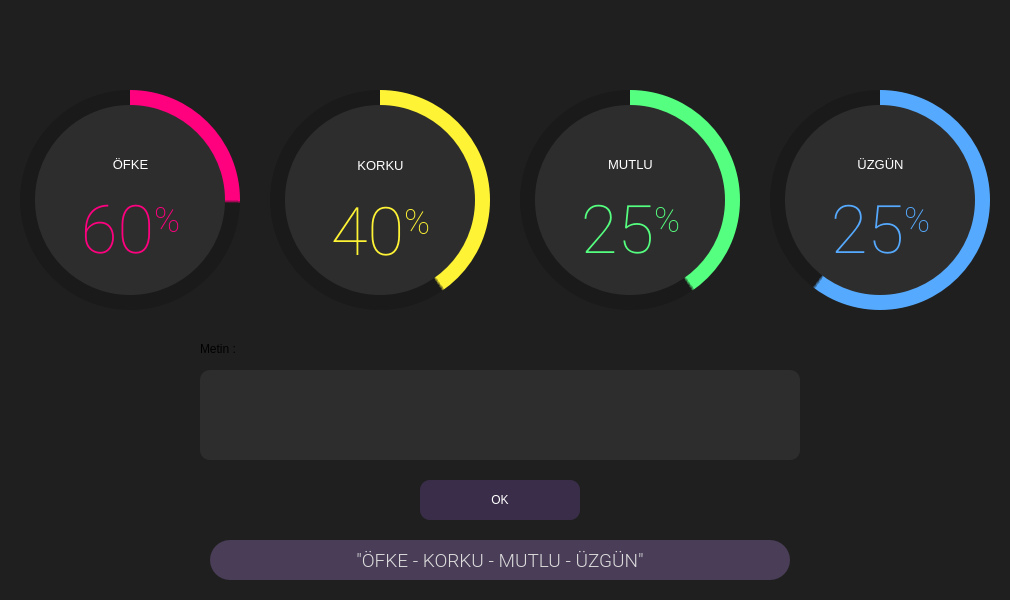
<?xml version="1.0" encoding="UTF-8"?>
<ui version="4.0">
 <class>MainWindow</class>
 <widget class="QMainWindow" name="MainWindow">
  <property name="geometry">
   <rect>
    <x>0</x>
    <y>0</y>
    <width>1010</width>
    <height>600</height>
   </rect>
  </property>
  <property name="minimumSize">
   <size>
    <width>1010</width>
    <height>600</height>
   </size>
  </property>
  <property name="maximumSize">
   <size>
    <width>1010</width>
    <height>600</height>
   </size>
  </property>
  <property name="windowTitle">
   <string>Emotion Analysis</string>
  </property>
  <property name="styleSheet">
   <string notr="true">background-color: rgb(31, 31, 31);</string>
  </property>
  <widget class="QWidget" name="centralwidget">
   <widget class="QFrame" name="circularProgressBar_Main">
    <property name="geometry">
     <rect>
      <x>10</x>
      <y>80</y>
      <width>240</width>
      <height>240</height>
     </rect>
    </property>
    <property name="styleSheet">
     <string notr="true">background-color: none;</string>
    </property>
    <property name="frameShape">
     <enum>QFrame::NoFrame</enum>
    </property>
    <property name="frameShadow">
     <enum>QFrame::Raised</enum>
    </property>
    <widget class="QFrame" name="circularProgressAngry">
     <property name="geometry">
      <rect>
       <x>10</x>
       <y>10</y>
       <width>220</width>
       <height>220</height>
      </rect>
     </property>
     <property name="styleSheet">
      <string notr="true">QFrame{
	border-radius: 110px;	
	background-color: qconicalgradient(cx:0.5, cy:0.5, angle:90, stop:0.750 rgba(255, 0, 127, 255), stop:0.745 rgba(255, 255, 255, 0));
}</string>
     </property>
     <property name="frameShape">
      <enum>QFrame::StyledPanel</enum>
     </property>
     <property name="frameShadow">
      <enum>QFrame::Raised</enum>
     </property>
    </widget>
    <widget class="QFrame" name="circularBg">
     <property name="geometry">
      <rect>
       <x>10</x>
       <y>10</y>
       <width>220</width>
       <height>220</height>
      </rect>
     </property>
     <property name="styleSheet">
      <string notr="true">QFrame{
	border-radius: 110px;	
	background-color: rgba(18, 18, 18, 100);
}</string>
     </property>
     <property name="frameShape">
      <enum>QFrame::StyledPanel</enum>
     </property>
     <property name="frameShadow">
      <enum>QFrame::Raised</enum>
     </property>
    </widget>
    <widget class="QFrame" name="circularContainer">
     <property name="geometry">
      <rect>
       <x>25</x>
       <y>25</y>
       <width>190</width>
       <height>190</height>
      </rect>
     </property>
     <property name="baseSize">
      <size>
       <width>0</width>
       <height>0</height>
      </size>
     </property>
     <property name="styleSheet">
      <string notr="true">QFrame{
	border-radius: 95px;	
	background-color: rgb(45, 45, 45);
}</string>
     </property>
     <property name="frameShape">
      <enum>QFrame::StyledPanel</enum>
     </property>
     <property name="frameShadow">
      <enum>QFrame::Raised</enum>
     </property>
     <widget class="QWidget" name="layoutWidget">
      <property name="geometry">
       <rect>
        <x>10</x>
        <y>40</y>
        <width>171</width>
        <height>125</height>
       </rect>
      </property>
      <layout class="QGridLayout" name="infoLayout">
       <item row="1" column="0">
        <widget class="QLabel" name="labelPercentageAngry">
         <property name="font">
          <font>
           <family>Roboto Thin</family>
           <pointsize>30</pointsize>
          </font>
         </property>
         <property name="styleSheet">
          <string notr="true">color: rgb(255, 0, 127, 255); padding: 0px; background-color: none;</string>
         </property>
         <property name="text">
          <string>&lt;p align=&quot;center&quot;&gt;&lt;span style=&quot; font-size:50pt;&quot;&gt;60&lt;/span&gt;&lt;span style=&quot; font-size:40pt; vertical-align:super;&quot;&gt;%&lt;/span&gt;&lt;/p&gt;</string>
         </property>
         <property name="alignment">
          <set>Qt::AlignCenter</set>
         </property>
         <property name="indent">
          <number>-1</number>
         </property>
        </widget>
       </item>
       <item row="0" column="0">
        <widget class="QLabel" name="labelAplicationName">
         <property name="font">
          <font>
           <family>Segoe UI</family>
           <pointsize>10</pointsize>
          </font>
         </property>
         <property name="styleSheet">
          <string notr="true">color: #FFFFFF; background-color: none;</string>
         </property>
         <property name="text">
          <string>&lt;html&gt;&lt;head/&gt;&lt;body&gt;&lt;p&gt;ÖFKE&lt;/p&gt;&lt;/body&gt;&lt;/html&gt;</string>
         </property>
         <property name="alignment">
          <set>Qt::AlignCenter</set>
         </property>
        </widget>
       </item>
      </layout>
     </widget>
    </widget>
    <zorder>circularBg</zorder>
    <zorder>circularProgressAngry</zorder>
    <zorder>circularContainer</zorder>
   </widget>
   <widget class="QFrame" name="circularProgressBar_Main_2">
    <property name="geometry">
     <rect>
      <x>260</x>
      <y>80</y>
      <width>240</width>
      <height>240</height>
     </rect>
    </property>
    <property name="styleSheet">
     <string notr="true">background-color: none;</string>
    </property>
    <property name="frameShape">
     <enum>QFrame::NoFrame</enum>
    </property>
    <property name="frameShadow">
     <enum>QFrame::Raised</enum>
    </property>
    <widget class="QFrame" name="circularProgressFear">
     <property name="geometry">
      <rect>
       <x>10</x>
       <y>10</y>
       <width>220</width>
       <height>220</height>
      </rect>
     </property>
     <property name="styleSheet">
      <string notr="true">QFrame{
	border-radius: 110px;	
	background-color: qconicalgradient(cx:0.5, cy:0.5, angle:90, stop:0.600 rgba(255, 243, 53, 255), stop:0.595 rgba(255, 255, 255, 0));
}</string>
     </property>
     <property name="frameShape">
      <enum>QFrame::StyledPanel</enum>
     </property>
     <property name="frameShadow">
      <enum>QFrame::Raised</enum>
     </property>
    </widget>
    <widget class="QFrame" name="circularBg_2">
     <property name="geometry">
      <rect>
       <x>10</x>
       <y>10</y>
       <width>220</width>
       <height>220</height>
      </rect>
     </property>
     <property name="styleSheet">
      <string notr="true">QFrame{
	border-radius: 110px;	
	background-color: rgba(18, 18, 18, 100);
}</string>
     </property>
     <property name="frameShape">
      <enum>QFrame::StyledPanel</enum>
     </property>
     <property name="frameShadow">
      <enum>QFrame::Raised</enum>
     </property>
    </widget>
    <widget class="QFrame" name="circularContainer_2">
     <property name="geometry">
      <rect>
       <x>25</x>
       <y>25</y>
       <width>190</width>
       <height>190</height>
      </rect>
     </property>
     <property name="baseSize">
      <size>
       <width>0</width>
       <height>0</height>
      </size>
     </property>
     <property name="styleSheet">
      <string notr="true">QFrame{
	border-radius: 95px;	
	background-color: rgb(45, 45, 45);
}</string>
     </property>
     <property name="frameShape">
      <enum>QFrame::StyledPanel</enum>
     </property>
     <property name="frameShadow">
      <enum>QFrame::Raised</enum>
     </property>
     <widget class="QWidget" name="layoutWidget_2">
      <property name="geometry">
       <rect>
        <x>10</x>
        <y>40</y>
        <width>171</width>
        <height>127</height>
       </rect>
      </property>
      <layout class="QGridLayout" name="infoLayout_2">
       <item row="0" column="0">
        <widget class="QLabel" name="labelAplicationName_2">
         <property name="font">
          <font>
           <family>Segoe UI</family>
           <pointsize>10</pointsize>
          </font>
         </property>
         <property name="styleSheet">
          <string notr="true">color: #FFFFFF; background-color: none;</string>
         </property>
         <property name="text">
          <string>&lt;html&gt;&lt;head/&gt;&lt;body&gt;&lt;p&gt;KORKU&lt;/p&gt;&lt;/body&gt;&lt;/html&gt;</string>
         </property>
         <property name="alignment">
          <set>Qt::AlignCenter</set>
         </property>
        </widget>
       </item>
       <item row="1" column="0">
        <widget class="QLabel" name="labelPercentageFear">
         <property name="font">
          <font>
           <family>Roboto Thin</family>
           <pointsize>30</pointsize>
          </font>
         </property>
         <property name="styleSheet">
          <string notr="true">color: rgb(255, 243, 53, 255); padding: 0px; background-color: none;</string>
         </property>
         <property name="text">
          <string>&lt;p align=&quot;center&quot;&gt;&lt;span style=&quot; font-size:50pt;&quot;&gt;40&lt;/span&gt;&lt;span style=&quot; font-size:40pt; vertical-align:super;&quot;&gt;%&lt;/span&gt;&lt;/p&gt;</string>
         </property>
         <property name="alignment">
          <set>Qt::AlignCenter</set>
         </property>
         <property name="indent">
          <number>-1</number>
         </property>
        </widget>
       </item>
      </layout>
     </widget>
    </widget>
    <zorder>circularBg_2</zorder>
    <zorder>circularProgressFear</zorder>
    <zorder>circularContainer_2</zorder>
   </widget>
   <widget class="QFrame" name="circularProgressBar_Main_3">
    <property name="geometry">
     <rect>
      <x>510</x>
      <y>80</y>
      <width>240</width>
      <height>240</height>
     </rect>
    </property>
    <property name="styleSheet">
     <string notr="true">background-color: none;</string>
    </property>
    <property name="frameShape">
     <enum>QFrame::NoFrame</enum>
    </property>
    <property name="frameShadow">
     <enum>QFrame::Raised</enum>
    </property>
    <widget class="QFrame" name="circularProgressHappy">
     <property name="geometry">
      <rect>
       <x>10</x>
       <y>10</y>
       <width>220</width>
       <height>220</height>
      </rect>
     </property>
     <property name="styleSheet">
      <string notr="true">QFrame{
	border-radius: 110px;	
	background-color: qconicalgradient(cx:0.5, cy:0.5, angle:90, stop:0.600 rgba(85, 255, 127, 255), stop:0.595 rgba(255, 255, 255, 0));
}</string>
     </property>
     <property name="frameShape">
      <enum>QFrame::StyledPanel</enum>
     </property>
     <property name="frameShadow">
      <enum>QFrame::Raised</enum>
     </property>
    </widget>
    <widget class="QFrame" name="circularBg_3">
     <property name="geometry">
      <rect>
       <x>10</x>
       <y>10</y>
       <width>220</width>
       <height>220</height>
      </rect>
     </property>
     <property name="styleSheet">
      <string notr="true">QFrame{
	border-radius: 110px;	
	background-color: rgba(18, 18, 18, 100);
}</string>
     </property>
     <property name="frameShape">
      <enum>QFrame::StyledPanel</enum>
     </property>
     <property name="frameShadow">
      <enum>QFrame::Raised</enum>
     </property>
    </widget>
    <widget class="QFrame" name="circularContainer_3">
     <property name="geometry">
      <rect>
       <x>25</x>
       <y>25</y>
       <width>190</width>
       <height>190</height>
      </rect>
     </property>
     <property name="baseSize">
      <size>
       <width>0</width>
       <height>0</height>
      </size>
     </property>
     <property name="styleSheet">
      <string notr="true">QFrame{
	border-radius: 95px;	
	background-color: rgb(45, 45, 45);
}</string>
     </property>
     <property name="frameShape">
      <enum>QFrame::StyledPanel</enum>
     </property>
     <property name="frameShadow">
      <enum>QFrame::Raised</enum>
     </property>
     <widget class="QWidget" name="layoutWidget_3">
      <property name="geometry">
       <rect>
        <x>10</x>
        <y>40</y>
        <width>171</width>
        <height>125</height>
       </rect>
      </property>
      <layout class="QGridLayout" name="infoLayout_3">
       <item row="0" column="0">
        <widget class="QLabel" name="labelAplicationName_3">
         <property name="font">
          <font>
           <family>Segoe UI</family>
           <pointsize>10</pointsize>
          </font>
         </property>
         <property name="styleSheet">
          <string notr="true">color: #FFFFFF; background-color: none;</string>
         </property>
         <property name="text">
          <string>&lt;html&gt;&lt;head/&gt;&lt;body&gt;&lt;p&gt;MUTLU&lt;/p&gt;&lt;/body&gt;&lt;/html&gt;</string>
         </property>
         <property name="alignment">
          <set>Qt::AlignCenter</set>
         </property>
        </widget>
       </item>
       <item row="1" column="0">
        <widget class="QLabel" name="labelPercentageHappy">
         <property name="font">
          <font>
           <family>Roboto Thin</family>
           <pointsize>30</pointsize>
          </font>
         </property>
         <property name="styleSheet">
          <string notr="true">color: rgb(85, 255, 127, 255); padding: 0px; background-color: none;</string>
         </property>
         <property name="text">
          <string>&lt;p align=&quot;center&quot;&gt;&lt;span style=&quot; font-size:50pt;&quot;&gt;25&lt;/span&gt;&lt;span style=&quot; font-size:40pt; vertical-align:super;&quot;&gt;%&lt;/span&gt;&lt;/p&gt;</string>
         </property>
         <property name="alignment">
          <set>Qt::AlignCenter</set>
         </property>
         <property name="indent">
          <number>-1</number>
         </property>
        </widget>
       </item>
      </layout>
     </widget>
    </widget>
    <zorder>circularBg_3</zorder>
    <zorder>circularProgressHappy</zorder>
    <zorder>circularContainer_3</zorder>
   </widget>
   <widget class="QLabel" name="label_13">
    <property name="geometry">
     <rect>
      <x>210</x>
      <y>540</y>
      <width>580</width>
      <height>40</height>
     </rect>
    </property>
    <property name="maximumSize">
     <size>
      <width>600</width>
      <height>40</height>
     </size>
    </property>
    <property name="font">
     <font>
      <family>Roboto Light</family>
      <pointsize>14</pointsize>
     </font>
    </property>
    <property name="styleSheet">
     <string notr="true">color: rgb(220, 220, 220);
background-color: rgb(73, 61, 87);
border-radius: 20px;</string>
    </property>
    <property name="text">
     <string>&quot;ÖFKE - KORKU - MUTLU - ÜZGÜN&quot;</string>
    </property>
    <property name="alignment">
     <set>Qt::AlignCenter</set>
    </property>
   </widget>
   <widget class="QFrame" name="circularProgressBar_Main_4">
    <property name="geometry">
     <rect>
      <x>760</x>
      <y>80</y>
      <width>240</width>
      <height>240</height>
     </rect>
    </property>
    <property name="styleSheet">
     <string notr="true">background-color: none;</string>
    </property>
    <property name="frameShape">
     <enum>QFrame::NoFrame</enum>
    </property>
    <property name="frameShadow">
     <enum>QFrame::Raised</enum>
    </property>
    <widget class="QFrame" name="circularProgressSad">
     <property name="geometry">
      <rect>
       <x>10</x>
       <y>10</y>
       <width>220</width>
       <height>220</height>
      </rect>
     </property>
     <property name="styleSheet">
      <string notr="true">QFrame{
	border-radius: 110px;	
	background-color: qconicalgradient(cx:0.5, cy:0.5, angle:90, stop:0.400 rgba(85, 170, 255, 255), stop:0.395 rgba(255, 255, 255, 0));
}</string>
     </property>
     <property name="frameShape">
      <enum>QFrame::StyledPanel</enum>
     </property>
     <property name="frameShadow">
      <enum>QFrame::Raised</enum>
     </property>
    </widget>
    <widget class="QFrame" name="circularBg_4">
     <property name="geometry">
      <rect>
       <x>10</x>
       <y>10</y>
       <width>220</width>
       <height>220</height>
      </rect>
     </property>
     <property name="styleSheet">
      <string notr="true">QFrame{
	border-radius: 110px;	
	background-color: rgba(18, 18, 18, 100);
}</string>
     </property>
     <property name="frameShape">
      <enum>QFrame::StyledPanel</enum>
     </property>
     <property name="frameShadow">
      <enum>QFrame::Raised</enum>
     </property>
    </widget>
    <widget class="QFrame" name="circularContainer_4">
     <property name="geometry">
      <rect>
       <x>25</x>
       <y>25</y>
       <width>190</width>
       <height>190</height>
      </rect>
     </property>
     <property name="baseSize">
      <size>
       <width>0</width>
       <height>0</height>
      </size>
     </property>
     <property name="styleSheet">
      <string notr="true">QFrame{
	border-radius: 95px;	
	background-color: rgb(45, 45, 45);
}</string>
     </property>
     <property name="frameShape">
      <enum>QFrame::StyledPanel</enum>
     </property>
     <property name="frameShadow">
      <enum>QFrame::Raised</enum>
     </property>
     <widget class="QWidget" name="layoutWidget_4">
      <property name="geometry">
       <rect>
        <x>10</x>
        <y>40</y>
        <width>171</width>
        <height>125</height>
       </rect>
      </property>
      <layout class="QGridLayout" name="infoLayout_4">
       <item row="0" column="0">
        <widget class="QLabel" name="labelAplicationName_4">
         <property name="font">
          <font>
           <family>Segoe UI</family>
           <pointsize>10</pointsize>
          </font>
         </property>
         <property name="styleSheet">
          <string notr="true">color: #FFFFFF; background-color: none;</string>
         </property>
         <property name="text">
          <string>&lt;html&gt;&lt;head/&gt;&lt;body&gt;&lt;p&gt;ÜZGÜN&lt;/p&gt;&lt;/body&gt;&lt;/html&gt;</string>
         </property>
         <property name="alignment">
          <set>Qt::AlignCenter</set>
         </property>
        </widget>
       </item>
       <item row="1" column="0">
        <widget class="QLabel" name="labelPercentageSad">
         <property name="font">
          <font>
           <family>Roboto Thin</family>
           <pointsize>30</pointsize>
          </font>
         </property>
         <property name="styleSheet">
          <string notr="true">color: rgb(85, 170, 255, 255); padding: 0px; background-color: none;</string>
         </property>
         <property name="text">
          <string>&lt;p align=&quot;center&quot;&gt;&lt;span style=&quot; font-size:50pt;&quot;&gt;25&lt;/span&gt;&lt;span style=&quot; font-size:40pt; vertical-align:super;&quot;&gt;%&lt;/span&gt;&lt;/p&gt;</string>
         </property>
         <property name="alignment">
          <set>Qt::AlignCenter</set>
         </property>
         <property name="indent">
          <number>-1</number>
         </property>
        </widget>
       </item>
      </layout>
     </widget>
    </widget>
    <zorder>circularBg_4</zorder>
    <zorder>circularProgressSad</zorder>
    <zorder>circularContainer_4</zorder>
   </widget>
   <widget class="QTextEdit" name="textEdit">
    <property name="geometry">
     <rect>
      <x>200</x>
      <y>370</y>
      <width>600</width>
      <height>90</height>
     </rect>
    </property>
    <property name="styleSheet">
     <string notr="true">background-color: rgb(45, 45, 45);
color: rgb(255, 255, 255);
border-radius: 10px;</string>
    </property>
   </widget>
   <widget class="QPushButton" name="pushButton">
    <property name="geometry">
     <rect>
      <x>420</x>
      <y>480</y>
      <width>160</width>
      <height>40</height>
     </rect>
    </property>
    <property name="styleSheet">
     <string notr="true">QPushButton {
	background-color: rgb(58, 45, 73);
	border-radius: 10px;
	color: rgb(255, 255, 255);
}

QPushButton:hover {
	background-color: rgb(73, 61, 87);
}

QPushButton:pressed {
	background-color: rgb(81, 69, 94);
}</string>
    </property>
    <property name="text">
     <string>OK</string>
    </property>
   </widget>
   <widget class="QLabel" name="label">
    <property name="geometry">
     <rect>
      <x>200</x>
      <y>340</y>
      <width>70</width>
      <height>18</height>
     </rect>
    </property>
    <property name="text">
     <string>Metin :</string>
    </property>
   </widget>
  </widget>
 </widget>
 <resources/>
 <connections/>
</ui>
